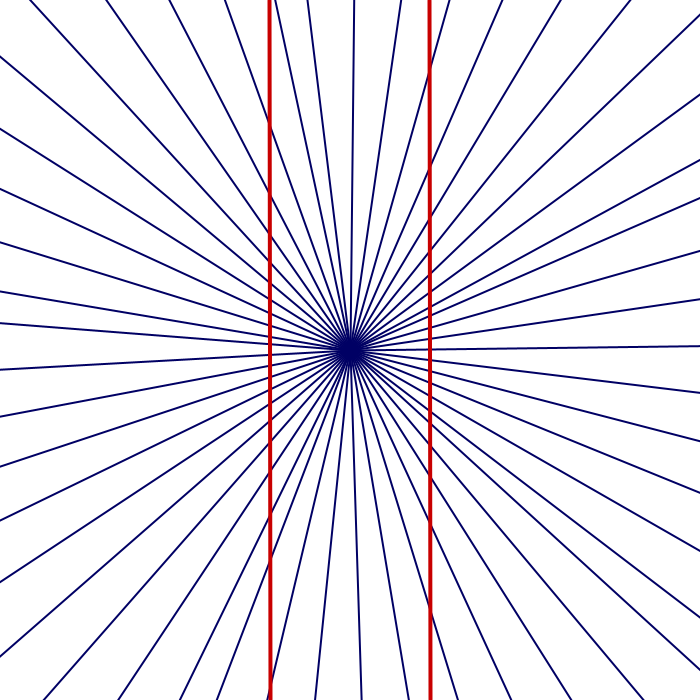
Frame 1 (no input)
Frame 60 (the mouse pressed at the canvas centre just before this capture): identical to frame 1, image omitted
Frame 120 (the mouse held since frame 60 and released just before this capture): identical to frame 1, image omitted

The Processing sketch that drew this single still picture (run headless with seeded random() and noise(); from frame 60 on, the mouse is pressed at the canvas centre):

// Processing sketch: Illusions_ws
// ── Illusions_ws.pde

int actual = 0;
boolean show = true;

void setup() {
  size(700, 700);
}

void draw() {
  background(255);
  switch (actual) {
  case 0:
    hering_illusion();
    break ;
  case 1:
    break;
  case 2:
    illusion_structure();
    break;
  case 3:
    break;
  case 4:
    break;
  case 5:	
    break;
  }
}

/* 
 Nombre: Hering_illusion. 
 Autor: Greg Wittmann	
 Descripcion: lineas que parecen curvarse al rededor de un punto central.
 Tomado y adaptado de https://www.openprocessing.org/sketch/168636/
 */

void hering_illusion() {
  
  translate(width/2, height/2);
  stroke(0, 0, 100);
  strokeWeight(2);
  if (show) {
    for (int i=0; i<490; i+=10) {
      rotate(5);
      line(0, 0, 400, 400);
    }
    rotate(-245);
  }

  strokeWeight(4);
  stroke(200, 0, 0);
  translate(-width/2, -height/2);
  line(270, 0, 270, height);
  line(430, 0, 430, height);
}


/* 
 Nombre: Illusion Structures. 
 Autor:  Connor.
 Descripcion: Figura que se deforma sin un sentido racional.
 Tomado y adaptado de https://www.openprocessing.org/sketch/413457
 */


void illusion_structure() {

  rectMode(CENTER);
  strokeWeight(1);
  
  for (int j = 0; j < 50; j++) {
    float i = 0;
    while (i < 25) {
      fill(99, 80, 100);
      push();
      translate(width/2, i*15+j);
      scale(i * .08);
      rotate((radians(frameCount)));
      rect(0+j/i, i-j, 10*i, 20);
      pop();
      i++;
    }
    j++;
  }
}



void keyPressed() {
  if (keyCode == LEFT) {
    actual = ((actual % 6) + 5) % 6 ;
    println(actual);
  } else if (keyCode == RIGHT) {
    actual = (actual % 5) + 1;
    println(actual);
  } else if (key == ' ') {
    show = !show;
    println(show);
  }
}
